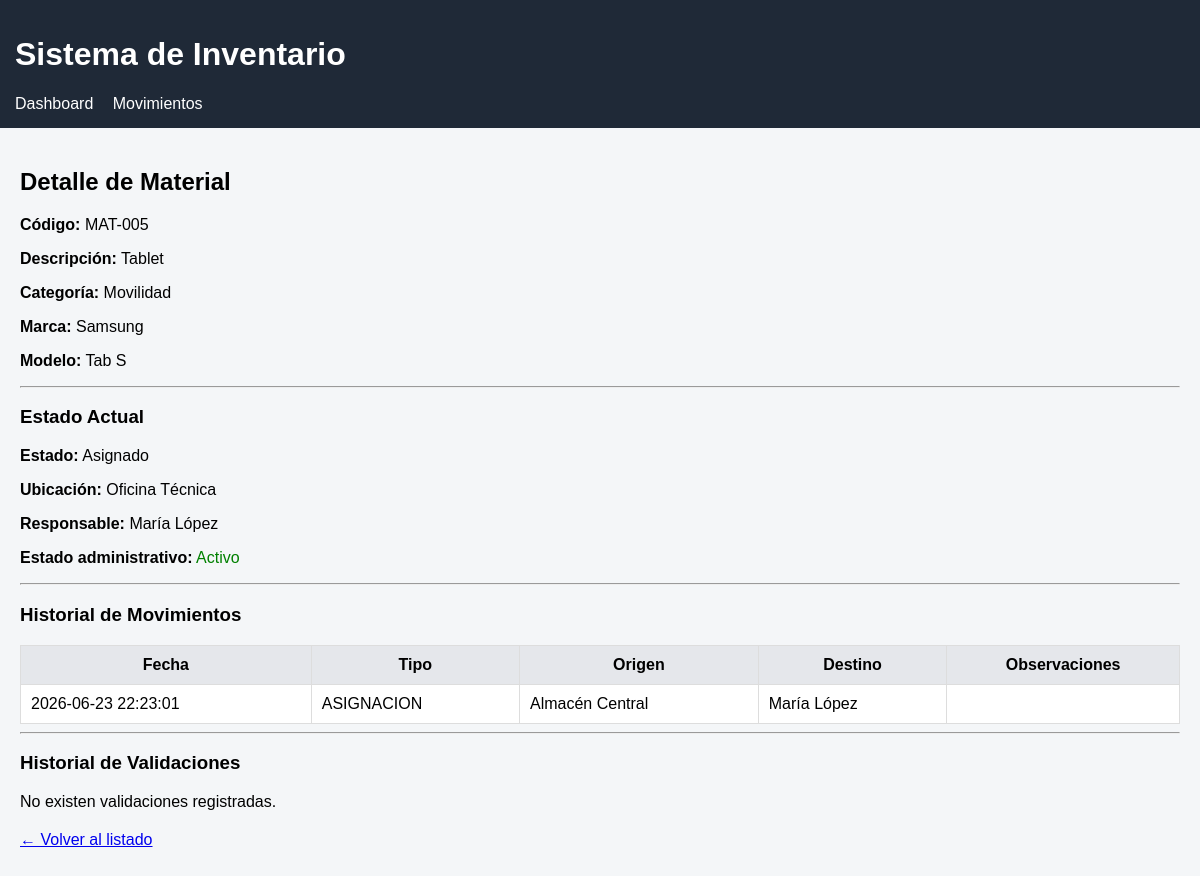
The page /material.php?codigo=MAT-005 on the database its author committed.
### tables this page shows
CREATE TABLE material (
    id_material INT AUTO_INCREMENT PRIMARY KEY,
    codigo VARCHAR(50) UNIQUE,
    descripcion TEXT,
    categoria VARCHAR(100),
    marca VARCHAR(100),
    modelo VARCHAR(100),
    fecha_alta TIMESTAMP DEFAULT CURRENT_TIMESTAMP,
    activo TINYINT(1) DEFAULT 1
);

CREATE TABLE estado_material (
    id_estado INT AUTO_INCREMENT PRIMARY KEY,
    nombre VARCHAR(100) NOT NULL,
    descripcion TEXT
);

CREATE TABLE ubicacion (
    id_ubicacion INT AUTO_INCREMENT PRIMARY KEY,
    nombre VARCHAR(150) NOT NULL,
    descripcion TEXT,
    tipo VARCHAR(100)
);

CREATE TABLE usuario (
    id_usuario INT AUTO_INCREMENT PRIMARY KEY,
    nombre VARCHAR(150) NOT NULL,
    email VARCHAR(150) UNIQUE NOT NULL,
    cargo VARCHAR(100),
    activo TINYINT(1) DEFAULT 1
);

CREATE TABLE movimiento_material (
    id_movimiento INT AUTO_INCREMENT PRIMARY KEY,
    id_material INT NOT NULL,
    id_usuario_origen INT NULL,
    id_usuario_destino INT NULL,
    id_ubicacion_origen INT NULL,
    id_ubicacion_destino INT NULL,
    tipo_movimiento VARCHAR(100),
    fecha_movimiento TIMESTAMP DEFAULT CURRENT_TIMESTAMP,
    observaciones TEXT,

    FOREIGN KEY (id_material) REFERENCES material(id_material),
    FOREIGN KEY (id_usuario_origen) REFERENCES usuario(id_usuario),
    FOREIGN KEY (id_usuario_destino) REFERENCES usuario(id_usuario),
    FOREIGN KEY (id_ubicacion_origen) REFERENCES ubicacion(id_ubicacion),
    FOREIGN KEY (id_ubicacion_destino) REFERENCES ubicacion(id_ubicacion)
);

### material.php (the view, shortened to what this page needs)
<?php
require_once 'db.php';
require_once 'includes/header.php';
$codigo = $_GET['codigo'] ?? null;
$sql = "
SELECT
    m.id_material,
    m.codigo,
    m.descripcion,
    m.categoria,
    m.marca,
    m.modelo,
    m.activo,
    em.nombre AS estado,
    u.nombre AS usuario,
    ub.nombre AS ubicacion
FROM material m
LEFT JOIN estado_actual_material eam
    ON m.id_material = eam.id_material
LEFT JOIN estado_material em
    ON eam.id_estado = em.id_estado
LEFT JOIN usuario u
    ON eam.id_usuario_actual = u.id_usuario
LEFT JOIN ubicacion ub
    ON eam.id_ubicacion_actual = ub.id_ubicacion
WHERE m.codigo = ?
";
$stmt = $pdo->prepare($sql);
$stmt->execute([$codigo]);
$material = $stmt->fetch(PDO::FETCH_ASSOC);
$sql2 = "
SELECT
    mm.id_movimiento,
    mm.fecha_movimiento,
    mm.tipo_movimiento,
    mm.observaciones,
    uo.nombre AS usuario_origen,
    ud.nombre AS usuario_destino,
    ubo.nombre AS ubicacion_origen,
    ubd.nombre AS ubicacion_destino
FROM movimiento_material mm
LEFT JOIN usuario uo
    ON mm.id_usuario_origen = uo.id_usuario
LEFT JOIN usuario ud
    ON mm.id_usuario_destino = ud.id_usuario
LEFT JOIN ubicacion ubo
    ON mm.id_ubicacion_origen = ubo.id_ubicacion
LEFT JOIN ubicacion ubd
    ON mm.id_ubicacion_destino = ubd.id_ubicacion
WHERE mm.id_material = ?
ORDER BY mm.fecha_movimiento DESC
";
$stmt2 = $pdo->prepare($sql2);
$stmt2->execute([$material['id_material']]);
$movimientos = $stmt2->fetchAll(PDO::FETCH_ASSOC);
$sql3 = "
SELECT
    vd.fecha_validacion,
    vd.resultado,
    vd.observaciones,
    u.nombre AS validador,
    mm.tipo_movimiento
FROM validacion_devolucion vd
JOIN movimiento_material mm
    ON vd.id_movimiento = mm.id_movimiento
LEFT JOIN usuario u
    ON vd.id_validador = u.id_usuario
WHERE mm.id_material = ?
ORDER BY vd.fecha_validacion DESC
";
$stmt3 = $pdo->prepare($sql3);
$stmt3->execute([$material['id_material']]);
$validaciones = $stmt3->fetchAll(PDO::FETCH_ASSOC);
?>
<h2>Detalle de Material</h2>
<p><b>Código:</b> <?= htmlspecialchars($material['codigo']) ?></p>
<p><b>Descripción:</b> <?= htmlspecialchars($material['descripcion']) ?></p>
<p><b>Categoría:</b> <?= htmlspecialchars($material['categoria'] ?? '-') ?></p>
<p><b>Marca:</b> <?= htmlspecialchars($material['marca'] ?? '-') ?></p>
<p><b>Modelo:</b> <?= htmlspecialchars($material['modelo'] ?? '-') ?></p>
<hr>
<h3>Estado Actual</h3>
<p><b>Estado:</b> <?= htmlspecialchars($material['estado'] ?? '-') ?></p>
<p><b>Ubicación:</b> <?= htmlspecialchars($material['ubicacion'] ?? '-') ?></p>
<p><b>Responsable:</b>
    <?= $material['usuario']
        ? htmlspecialchars($material['usuario'])
        : 'Sin asignar'; ?>
</p>
<p><b>Estado administrativo:</b>
    <?= $material['activo']
        ? '<span style="color:green;">Activo</span>'
        : '<span style="color:red;">Dado de baja</span>'; ?>
</p>
<hr>
<h3>Historial de Movimientos</h3>
<?php if (empty($movimientos)): ?>
    <p>No existen movimientos registrados.</p>
<?php else: ?>
<table>
    <tr>
        <th>Fecha</th>
        <th>Tipo</th>
        <th>Origen</th>
        <th>Destino</th>
        <th>Observaciones</th>
    </tr>
    <?php foreach ($movimientos as $mov): ?>
    <?php
    $origen = [];
    if ($mov['ubicacion_origen']) $origen[] = $mov['ubicacion_origen'];
    $destino = [];
    if ($mov['usuario_destino']) $destino[] = $mov['usuario_destino'];
    ?>
    <tr>
        <td><?= htmlspecialchars($mov['fecha_movimiento']) ?></td>
        <td><?= htmlspecialchars($mov['tipo_movimiento']) ?></td>
        <td><?= $origen ? htmlspecialchars(implode(' / ', $origen)) : '—' ?></td>
        <td><?= $destino ? htmlspecialchars(implode(' / ', $destino)) : '—' ?></td>
        <td><?= htmlspecialchars($mov['observaciones'] ?? '') ?></td>
    </tr>
    <?php endforeach; ?>
</table>
<?php endif; ?>
<hr>
<h3>Historial de Validaciones</h3>
<?php if (empty($validaciones)): ?>
    <p>No existen validaciones registradas.</p>
<?php endif; ?>
<p style="margin-top:20px;">
    <a href="index.php">← Volver al listado</a>
</p>
<?php require_once 'includes/footer.php'; ?>

### css/estilos.css (style rules this page uses)
body { font-family: Arial; margin: 0; background: #f4f6f8; }
table { width: 100%; border-collapse: collapse; background: white; }
th, td { padding: 10px; border: 1px solid #ddd; }
th { background: #e5e7eb; }

### rows shown on the page
material: codigo "MAT-005", descripcion "Tablet", categoria "Movilidad", marca "Samsung", modelo "Tab S", estado_material.nombre "Asignado", ubicacion.nombre "Oficina Técnica", usuario.nombre "María López"
movimiento_material: fecha_movimiento "2026-06-23 22:23:01", tipo_movimiento "ASIGNACION", origen "Almacén Central", destino "María López"
